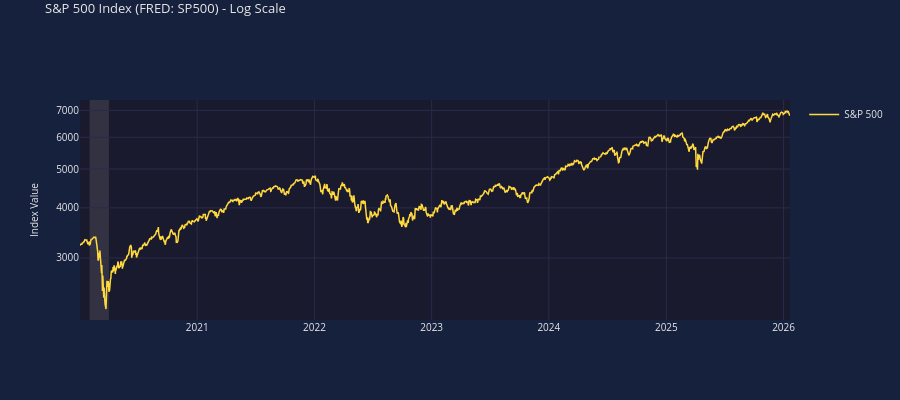

Here is the notebook cell this chart was saved with:
### Markdown cell above
## 3. Logarithmic Scale Chart

Stock prices often look better on a log scale to show percentage changes more accurately.

### Code cell
# S&P 500 on log scale - perfect for showing long-term growth
chart = econcharts(num_rows=1, height=400)
chart.add_line(row=1, x=sp500_dates, y=sp500_values, name='S&P 500', color='gold')
chart.set_yaxis(row=1, title='Index Value', scale_type='log')
chart.set_title('S&P 500 Index (FRED: SP500) - Log Scale')
chart.enable_unified_spikeline()
chart.show()

### Figure 1 — Plotly figure (JSON) as saved in the notebook; plotly's stock layout.template omitted (floating-point values rounded to 4 significant figures; data arrays with more than 128 entries replaced by an {"elided": "..."} marker saying what was removed)
{"data": [{"line": {"color": "#ffd93d", "width": 1.5}, "name": "S&P 500", "showlegend": true, "type": "scatter", "visible": true, "x": {"elided": "1521 str values"}, "xaxis": "x", "y": {"elided": "1521 float values"}, "yaxis": "y"}], "layout": {"font": {"color": "#e8e8e8", "size": 10}, "height": 400, "hoverlabel": {"bgcolor": "#16213e", "font": {"color": "#e8e8e8", "size": 11}}, "hovermode": "x unified", "paper_bgcolor": "#16213e", "plot_bgcolor": "#1a1a2e", "shapes": [{"fillcolor": "#b8b8b8", "layer": "below", "line": {"width": 0}, "opacity": 0.15, "type": "rect", "x0": "2020-02-01T00:00:00", "x1": "2020-04-01T00:00:00", "xref": "x", "y0": 0, "y1": 1, "yref": "y domain"}], "title": {"font": {"color": "#e8e8e8", "size": 13}, "text": "S&P 500 Index (FRED: SP500) - Log Scale", "y": 0.99, "yanchor": "top"}, "xaxis": {"anchor": "y", "domain": [0, 1], "gridcolor": "#2a2a4a", "showspikes": true, "spikecolor": "rgba(255, 255, 255, 0.5)", "spikedash": "dot", "spikemode": "across", "spikesnap": "cursor", "spikethickness": 1}, "yaxis": {"anchor": "x", "domain": [0, 1], "gridcolor": "#2a2a4a", "title": {"font": {"color": "#e8e8e8", "size": 10}, "text": "Index Value"}, "type": "log"}}}
